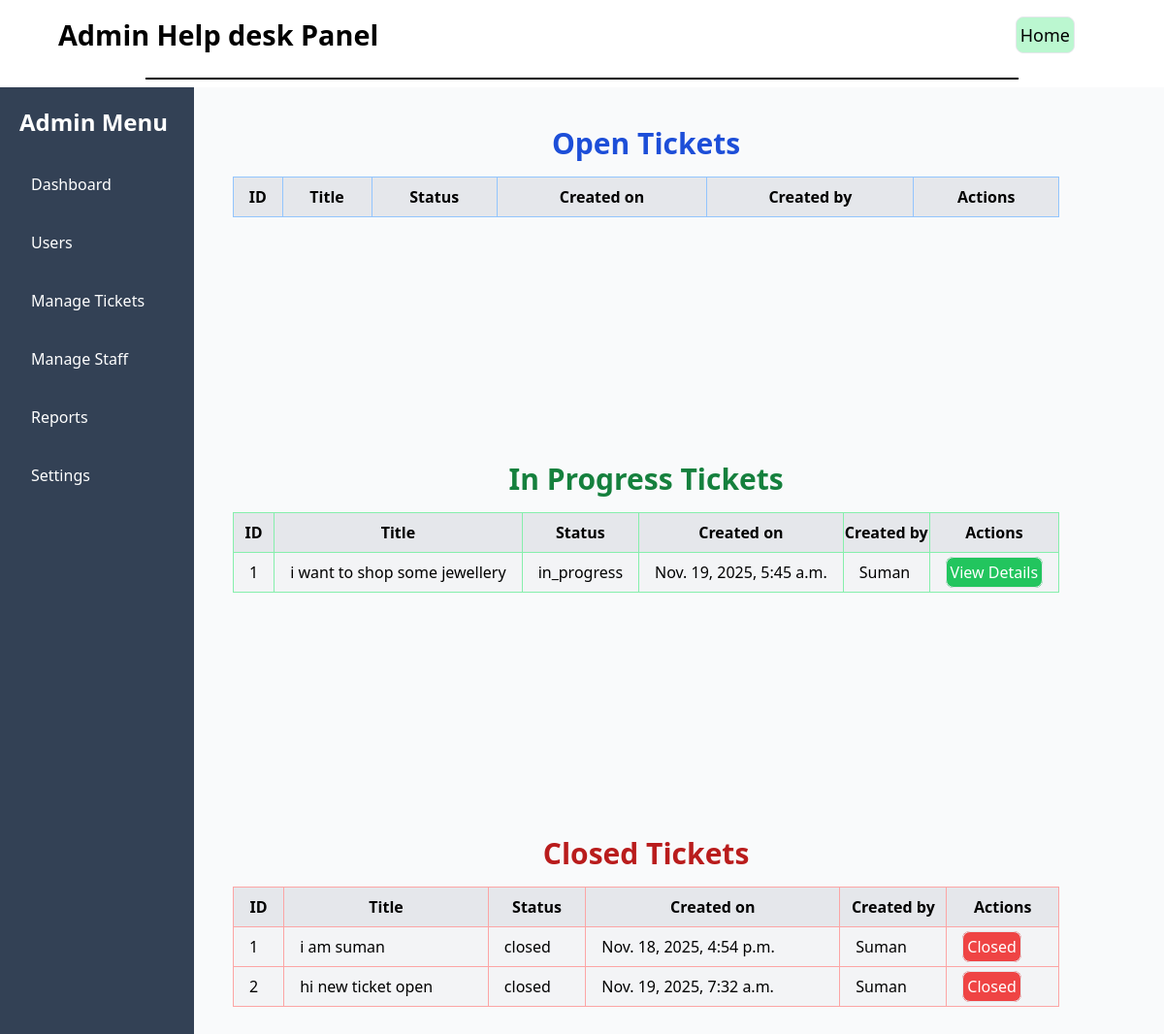
The page /viewdetails/31/ on the database its author committed.
### helpdesk/models.py (models this page shows, shortened)
class Supportticket(models.Model):
    title=models.CharField(max_length=200)
    status=models.CharField(max_length=200,choices=(("open","open"),("in_progress","in_progress"),("closed","closed")))
    created_by=models.ForeignKey(User,on_delete=models.CASCADE)
    created_at=models.DateTimeField(auto_now_add=True)
    updated_at=models.DateField(auto_now=True)
    description=models.TextField()
    assigned_to=models.ForeignKey(User,on_delete=models.CASCADE,related_name="assigned_to",null=True,blank=True)

### helpdesk/adminview.py (the view)
# urls.py: path("viewdetails/<int:id>/",viewuserdetails,name="userdetails"),
def viewuserdetails(request,id):
    customer_user=User.objects.get(id=id)
    opentickets = Supportticket.objects.filter(status="open",created_by=customer_user)
    inprogresstickets = Supportticket.objects.filter(status="in_progress", created_by=customer_user)
    closedtickets = Supportticket.objects.filter(status="closed", created_by=customer_user)
    data = {
        "customer_user": customer_user,
        "opentickets": opentickets,
        "inprogresstickets": inprogresstickets,
        "closedtickets": closedtickets,
    }
    return render(request, "admin/viewuserdetail.html",data)

### helpdesk/templates/admin/viewuserdetail.html (shortened to what this page needs)
 {% extends "admin/adminbase.html" %}
{% block content %}
    <div class="grid">
        <div class="p-10">
        <h3 class="text-3xl font-semibold mb-4 text-center text-blue-700">Open Tickets</h3>
        <table class="min-w-full bg-white border border-gray-300">
                <thead>
                    <tr class="border-gray-300 bg-gray-200">
                        <th class="Px-4 py-2 border border-blue-300">ID</th>
                        <th class="Px-4 py-2 border border-blue-300">Title</th>
                        <th class="Px-4 py-2 border border-blue-300">Status</th>
                        <th class="Px-4 py-2 border border-blue-300">Created on</th>
                        <th class="Px-4 py-2 border border-blue-300">Created by</th>
                        <th class="Px-4 py-2 border border-blue-300">Actions</th>
                    </tr>
                </thead>
        </table>
    </div>
    <div class="p-10">
        <h3 class="text-3xl font-semibold mb-4 text-center text-green-700">In Progress Tickets</h3>
        <table class="min-w-full bg-white border border-gray-300">
                <thead>
                    <tr class="border-gray-300 bg-gray-200">
                        <th class="Px-4 py-2 border border-green-300">ID</th>
                        <th class="Px-4 py-2 border border-green-300">Title</th>
                        <th class="Px-4 py-2 border border-green-300">Status</th>
                        <th class="Px-4 py-2 border border-green-300">Created on</th>
                        <th class="Px-4 py-2 border border-green-300">Created by</th>
                        <th class="Px-4 py-2 border border-green-300">Actions</th>
                    </tr>
                </thead>
                <tbody>
                    {% for ticket in inprogresstickets %}
                    <tr class="bg-gray-100">
                        <td class="px-4 py-2 border border-green-300">{{forloop.counter}}</td>
                        <td class="px-4 py-2 border border-green-300">{{ticket.title}}</td>
                        <td class="px-4 py-2 border border-green-300">{{ticket.status}}</td>
                        <td class="px-4 py-2 border border-green-300">{{ticket.created_at}}</td>
                        <td class="px-4 py-2 border border-green-300">{{ticket.created_by.username}}</td>
                        <td class="px-4 py-2 border border-green-300">
                                <a href="{% url 'viewfulluserdetail' ticket.id %}" class="text-white border p-1 bg-green-500 rounded-lg hover:underline">View Details</a>
                        </td>
                    </tr>
                    {% endfor %}
                </tbody>
        </table>
    </div>
    <div class="p-10">
        <h3 class="text-3xl font-semibold mb-4 text-center text-red-700">Closed Tickets</h3>
        <table class="min-w-full bg-white border border-gray-300">
                <thead>
                    <tr class="border-gray-300 bg-gray-200">
                        <th class="Px-4 py-2 border border-red-300">ID</th>
                        <th class="Px-4 py-2 border border-red-300">Title</th>
                        <th class="Px-4 py-2 border border-red-300">Status</th>
                        <th class="Px-4 py-2 border border-red-300">Created on</th>
                        <th class="Px-4 py-2 border border-red-300">Created by</th>
                        <th class="Px-4 py-2 border border-red-300">Actions</th>
                    </tr>
                </thead>
                <tbody>
                    {% for ticket in closedtickets %}
                    <tr class="bg-gray-100">
                        <td class="px-4 py-2 border border-red-300">{{forloop.counter}}</td>
                        <td class="px-4 py-2 border border-red-300">{{ticket.title}}</td>
                        <td class="px-4 py-2 border border-red-300">{{ticket.status}}</td>
                        <td class="px-4 py-2 border border-red-300">{{ticket.created_at}}</td>
                        <td class="px-4 py-2 border border-red-300">{{ticket.created_by.username}}</td>
                        <td class="px-4 py-2 border border-red-300">
                            {% if ticket.status == "closed" %}
                                <span class="text-white border p-1 bg-red-500 rounded-lg">Closed</span>
                            {% endif %}
                        </td>
                    </tr>
                    {% endfor %}
                </tbody>
        </table>
    </div>
    </div>
{% endblock %}

### rows shown on the page
Supportticket: title "i want to shop some jewellery", status "in_progress", created_at "Nov. 19, 2025, 5:45 a.m.", created_by.username "Suman"
Supportticket: title "i am suman", status "closed", created_at "Nov. 18, 2025, 4:54 p.m.", created_by.username "Suman", shows "Closed"
Supportticket: title "hi new ticket open", status "closed", created_at "Nov. 19, 2025, 7:32 a.m.", created_by.username "Suman", shows "Closed"
